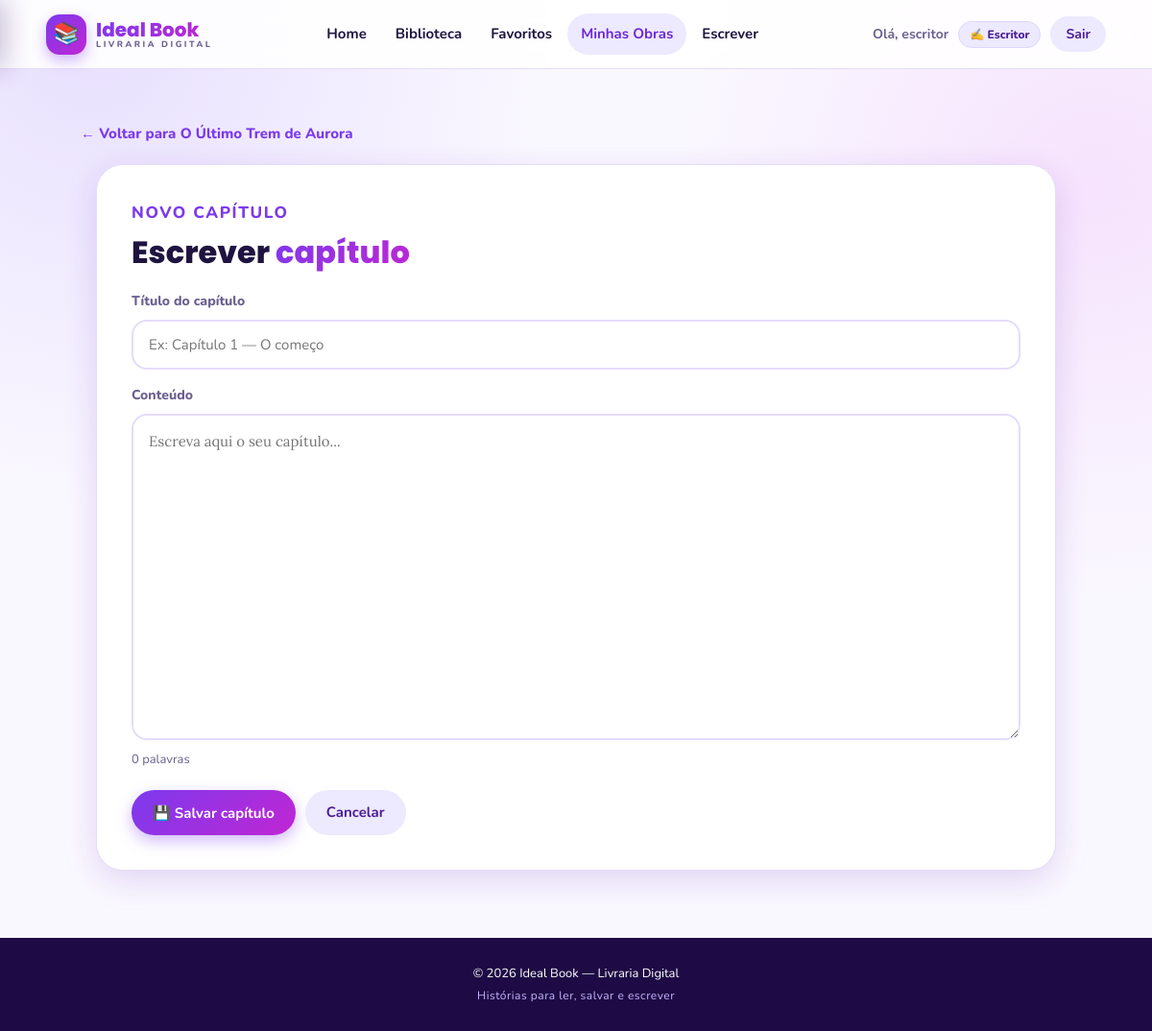
The app's page /obras/adicionar/3 (signed in) with its own data.
### model/usuarioModel.py (models this page shows)
class UsuarioModel(db.Model):
    __tablename__="usuarios"
    id=db.Column(db.Integer,primary_key=True)
    nome=db.Column(db.String(60),nullable=False)
    senha=db.Column(db.String(20),nullable=False)
    email=db.Column(db.String(60),nullable=False)
    tipoUsuario=db.Column(db.String(20),nullable=False)

### model/livroModel.py (models this page shows)
class LivroModel(db.Model):
    __tablename__="livros"
    id=db.Column(db.Integer,primary_key=True)
    titulo=db.Column(db.String,nullable=False)
    autor=db.Column(db.String,nullable=False)
    descricao=db.Column(db.String,nullable=False)
    caminhoImagem=db.Column(db.String,nullable=False,unique=True)
    idUsuario = db.Column(
        db.Integer,
        db.ForeignKey("usuarios.id"),
        nullable=False
    )

### app.py (the view, shortened to what this page needs)
@app.route("/obras/adicionar/<int:idLivro>",methods=["POST","GET"])
@tipo_usuario_obrigatorio("escritor")
def addCapitulo(idLivro):
    livro=controllerLivro.getLivroIdLivro(idLivro)
    if request.method=="GET":
        return render_template("addCapitulo.html", livro=livro)

### app.py (called while the page is built)
@app.context_processor
def injetar_usuario():
    usuario_atual = None
    try:
        verify_jwt_in_request(optional=True)
        identidade = get_jwt_identity()
        if identidade:
            usuario_atual = controllerUsuario.getUserId(int(identidade))
    except Exception:
        usuario_atual = None
    def url_capa(caminho):
        if not caminho:
            return ""
        normalizado = caminho.replace("\\", "/")
        if normalizado.startswith(("http://", "https://", "/")):
            return normalizado
        return "/" + normalizado
    return dict(usuario_atual=usuario_atual, url_capa=url_capa)

def tipo_usuario_obrigatorio(tipo):
    def decorator(view):
        @wraps(view)
        def wrapper(*args, **kwargs):
            try:
                verify_jwt_in_request()
            except Exception:
                return redirect(url_for("renderLogin"))
            usuario = get_jwt()
            if usuario.get("tipoUsuario") != tipo:
                abort(403)
            return view(*args, **kwargs)
        return wrapper
    return decorator

### controller/controllerLivro.py (called while the page is built)
    def getLivroIdLivro(self,idLivro):
        livro=LivroModel.query.filter_by(id=idLivro).first()
        return livro

### controller/controllerUsuario.py (called while the page is built)
    def getUserId(self, id):
        usuario=UsuarioModel.query.filter_by(id=id).first()
        return usuario

### templates/addCapitulo.html (shortened to what this page needs)
{% extends "base.html" %}
{% block content %}
<main class="pagina larga">
  <a class="voltar" href="{{ url_for('menuLivro', idLivro=livro.id) }}">← Voltar para {{ livro.titulo }}</a>
  <section class="box">
    <p class="tag">NOVO CAPÍTULO</p>
    <h1 style="font-size: 32px; margin: 10px 0 20px;">Escrever <span>capítulo</span></h1>
    <form class="form" action="{{ url_for('addCapitulo', idLivro=livro.id) }}" method="POST">
      <div class="campo">
        <label class="label-form" for="titulo">Título do capítulo</label>
        <input type="text" id="titulo" name="titulo" placeholder="Ex: Capítulo 1 — O começo" required />
      </div>
      <div class="campo">
        <label class="label-form" for="conteudo">Conteúdo</label>
        <textarea
          class="editor-texto"
          id="conteudo"
          name="conteudo"
          placeholder="Escreva aqui o seu capítulo..."
          oninput="atualizarContagem(this)"
          required
        ></textarea>
        <span class="pequeno-texto" id="contagemPalavras">0 palavras</span>
      </div>
      <div class="linha-botoes">
        <button type="submit" class="botao">💾 Salvar capítulo</button>
        <a class="botao-claro" href="{{ url_for('menuLivro', idLivro=livro.id) }}">Cancelar</a>
      </div>
    </form>
  </section>
</main>
{% endblock %}

### templates/base.html (shortened to what this page needs)
<!doctype html>
<html lang="pt-BR">
<head>
  <link rel="stylesheet" href="{{ url_for('static', filename='css/styles.css') }}" />
</head>
<body>
  <header class="header">
    <a class="logo" href="{{ url_for('home') }}">
      <span class="logo-emoji">📚</span>
      <span class="logo-textos">
        <span class="logo-titulo">Ideal Book</span>
        <span class="logo-sub">LIVRARIA DIGITAL</span>
      </span>
    </a>
    <nav class="menu desktop">
      <a href="{{ url_for('home') }}" class="{{ 'ativo' if request.endpoint == 'home' else '' }}">Home</a>
      {% if usuario_atual %}
        <a href="{{ url_for('biblioteca') }}" class="{{ 'ativo' if request.endpoint in ['biblioteca', 'lerLivro', 'lerCapitulo'] else '' }}">Biblioteca</a>
        <a href="{{ url_for('favoritos') }}" class="{{ 'ativo' if request.endpoint == 'favoritos' else '' }}">Favoritos</a>
        {% if usuario_atual.tipoUsuario == 'escritor' %}
          <a href="{{ url_for('obras') }}" class="{{ 'ativo' if request.endpoint in ['obras', 'menuLivro', 'addCapitulo', 'editarCapitulo'] else '' }}">Minhas Obras</a>
          <a href="{{ url_for('renderCadastrarLivro') }}" class="{{ 'ativo' if request.endpoint == 'renderCadastrarLivro' else '' }}">Escrever</a>
        {% endif %}
      {% endif %}
    </nav>
    <div class="menu-conta desktop">
      {% if usuario_atual %}
        <span class="ola">Olá, {{ usuario_atual.nome.split(' ')[0] }}</span>
        <span class="chip-papel">
          {{ '✍️ Escritor' if usuario_atual.tipoUsuario == 'escritor' else '📖 Leitor' }}
        </span>
        <a class="botao-claro pequeno" href="{{ url_for('logout') }}">Sair</a>
      {% else %}
        <a class="botao-claro pequeno" href="{{ url_for('renderLogin') }}">Entrar</a>
        <a class="botao pequeno" href="{{ url_for('renderCadastro') }}">Cadastrar</a>
      {% endif %}
    </div>
  </header>
  {% block content %}{% endblock %}
  <footer class="rodape">
    <p class="rodape-texto">© 2026 Ideal Book — Livraria Digital</p>
    <p class="rodape-creditos">Histórias para ler, salvar e escrever</p>
  </footer>
</body>
</html>

### records on screen
UsuarioModel: nome "escritor", tipoUsuario "✍️ Escritor"
LivroModel: titulo "O Último Trem de Aurora"
